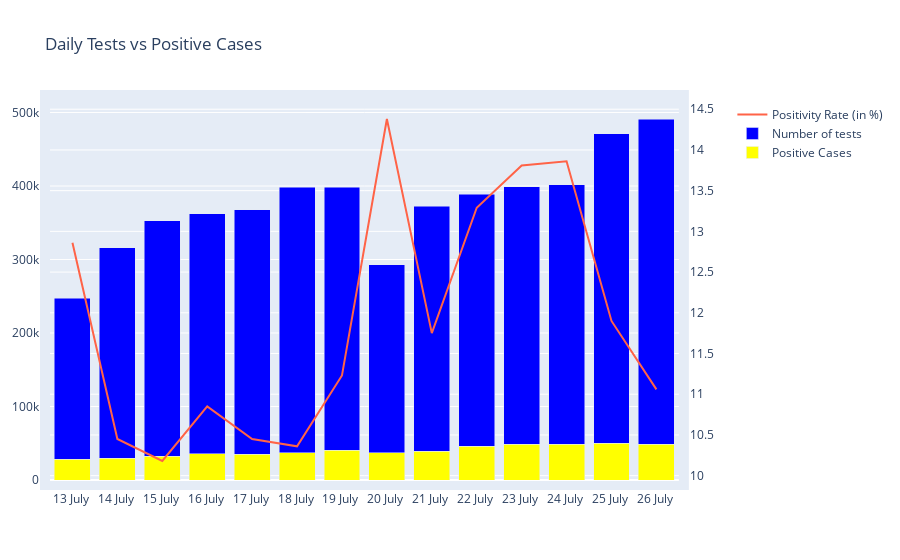

The notebook cell saved with this chart:
### Code cell
import plotly.graph_objects as go
from plotly.subplots import make_subplots

# Create figure with secondary y-axis
fig = make_subplots(specs=[[{"secondary_y": True}]])

fig.add_trace(go.Bar(
    x=df["Date"], 
    y=df['Positive'],
    name="Positive Cases",
    marker={'color': 'yellow'}
), secondary_y=False)

fig.add_trace(go.Bar(
    x=df["Date"], 
    y=df['Number Of Tests'],
    name="Number of tests",
    marker={'color': 'blue'}
), secondary_y=False)


# Add traces
fig.add_trace(go.Scatter(
x=df['Date'],
y=df['Positivity Rate'],
mode="lines",
name="Positivity Rate (in %)",
line_color='tomato'
), secondary_y=True)

# Change the bar mode
fig.update_layout(barmode='stack',title = "Daily Tests vs Positive Cases",
    autosize=True,
   # width=800,
   # height=500
    margin=dict(
        l=50,
        r=50,
        t=100,
        pad=10),
     hovermode="x unified",
    )
fig.show()

### Figure 1 — Plotly figure (JSON) as saved in the notebook; plotly's stock layout.template omitted (floating-point values rounded to 4 significant figures)
{"data": [{"marker": {"color": "yellow"}, "name": "Positive Cases", "type": "bar", "x": ["13 July ", "14 July ", "15 July ", "16 July ", "17 July ", "18 July ", "19 July ", "20 July ", "21 July ", "22 July ", "23 July ", "24 July ", "25 July ", "26 July "], "xaxis": "x", "y": [28178, 29917, 32607, 35468, 34820, 37411, 40235, 36806, 39170, 45601, 48443, 48888, 50072, 48931], "yaxis": "y"}, {"marker": {"color": "blue"}, "name": "Number of tests", "type": "bar", "x": ["13 July ", "14 July ", "15 July ", "16 July ", "17 July ", "18 July ", "19 July ", "20 July ", "21 July ", "22 July ", "23 July ", "24 July ", "25 July ", "26 July "], "xaxis": "x", "y": ["219103", "286247", "320161", "326826", "333228", "361024", "358127", "256039", "333395", "343243", "350823", "352801", "420898", "442263"], "yaxis": "y"}, {"line": {"color": "tomato"}, "mode": "lines", "name": "Positivity Rate (in %)", "type": "scatter", "x": ["13 July ", "14 July ", "15 July ", "16 July ", "17 July ", "18 July ", "19 July ", "20 July ", "21 July ", "22 July ", "23 July ", "24 July ", "25 July ", "26 July "], "xaxis": "x", "y": [12.86, 10.45, 10.18, 10.85, 10.45, 10.36, 11.23, 14.38, 11.75, 13.29, 13.81, 13.86, 11.9, 11.06], "yaxis": "y2"}], "layout": {"autosize": true, "barmode": "stack", "hovermode": "x unified", "margin": {"l": 50, "pad": 10, "r": 50, "t": 100}, "title": {"text": "Daily Tests vs Positive Cases"}, "xaxis": {"anchor": "y", "domain": [0, 0.94]}, "yaxis": {"anchor": "x", "domain": [0, 1]}, "yaxis2": {"anchor": "x", "overlaying": "y", "side": "right"}}}
